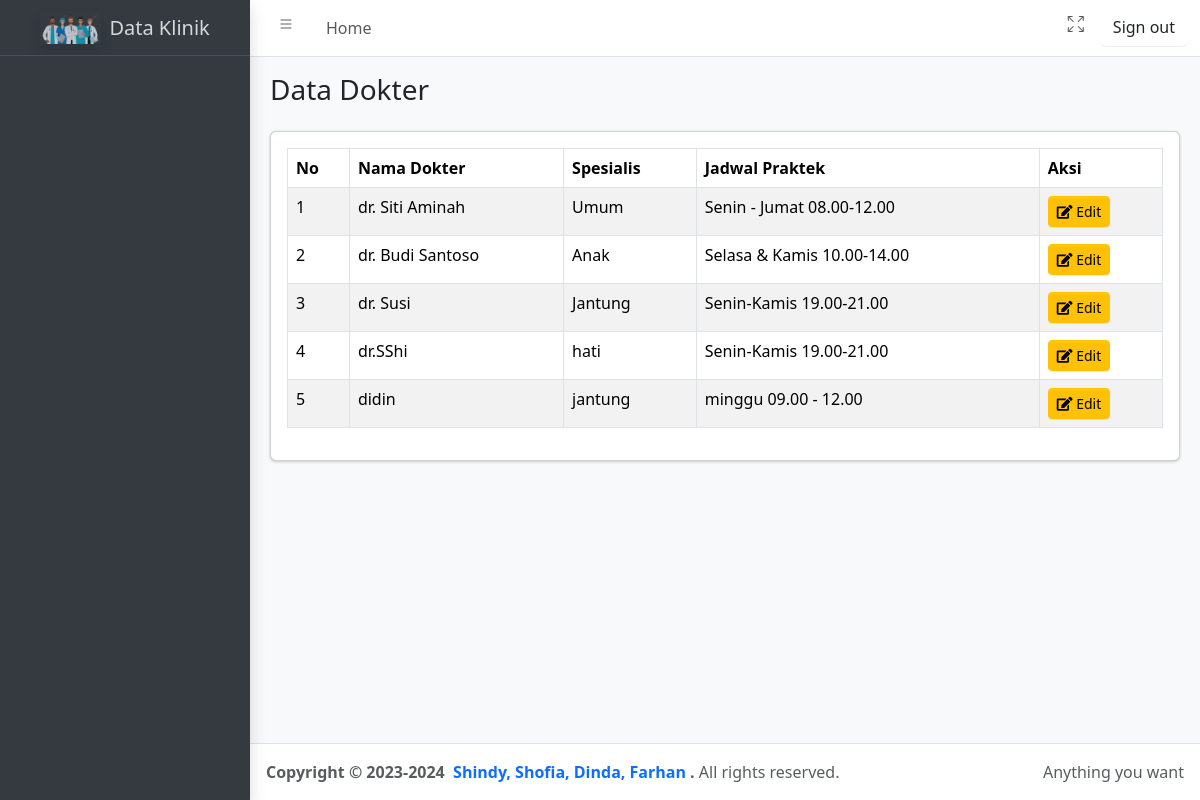
Page /index.php/dokter on the committed database.
### tables this page shows
CREATE TABLE `dokter` (
  `id_dokter` int(11) NOT NULL,
  `nama_dokter` varchar(100) NOT NULL,
  `spesialis` varchar(100) DEFAULT NULL,
  `jadwal_praktek` varchar(100) DEFAULT NULL
);

### application/controllers/dokter.php (called while the page is built, shortened)
<?php
class Dokter extends CI_Controller
{
    public function __construct()
    {
        $this->load->model('m_dokter');
        $this->load->library(['session', 'form_validation']);
        $this->load->helper(['url', 'form']);
    }
    private function _load_template($view, $data = [])
    {
        $this->load->view('templates/header', $data);
        $this->load->view('templates/sidebar', $data);
        $this->load->view($view, $data);
        $this->load->view('templates/footer');
    }
    public function index()
    {
        $data['title'] = 'Data Dokter';
        $data['datadokter'] = $this->m_dokter->tampil_data()->result();
        $this->_load_template('dokter/tampil', $data);
    }
}

### index.php (called while the page is built, shortened)
<?php
require_once BASEPATH.'core/CodeIgniter.php';

### application/models/m_dokter.php (called while the page is built, shortened)
<?php
class M_dokter extends CI_Model
{
    public function tampil_data()
    {
        return $this->db->get('dokter');
    }
}

### application/views/dokter/tampil.php (the view, shortened to what this page needs)
<main class="app-main">
  <div class="app-content-header pt-3">
    <div class="container-fluid">
      <div class="row mb-2">
        <div class="col-sm-6">
          <h3 class="mb-0">Data Dokter</h3>
        </div>
      </div>
    </div>
  </div>
  <div class="app-content">
    <div class="container-fluid">
      <div class="row">
        <div class="col-12">
          <div class="card">
            <div class="card-body">
              <div class="table-responsive">
                <table id="example1" class="table table-bordered table-striped">
                  <thead>
                    <tr>
                      <th>No</th>
                      <th>Nama Dokter</th>
                      <th>Spesialis</th>
                      <th>Jadwal Praktek</th>
                      <th>Aksi</th>
                    </tr>
                  </thead>
                  <tbody>
                    <?php if (!empty($datadokter)): ?>
                      <?php $no = 1; foreach ($datadokter as $dkt): ?>
                        <tr>
                          <td><?= $no++ ?></td>
                          <td><?= htmlspecialchars($dkt->nama_dokter) ?></td>
                          <td><?= htmlspecialchars($dkt->spesialis) ?></td>
                          <td><?= htmlspecialchars($dkt->jadwal_praktek) ?></td>
                          <td>
                            <a href="<?= base_url('dokter/edit/' . $dkt->id_dokter) ?>" class="btn btn-warning btn-sm">
                              <i class="fas fa-edit"></i> Edit
                            </a>
                          </td>
                        </tr>
                      <?php endforeach; ?>
                    <?php else: ?>
                      <tr>
                        <td colspan="5" class="text-center">Tidak ada data dokter.</td>
                      </tr>
                    <?php endif; ?>
                  </tbody>
                </table>
              </div>
            </div>
          </div>
        </div>
      </div>
    </div>
  </div>
</main>

### rows in the picture
dokter: nama_dokter "dr. Siti Aminah", spesialis "Umum", jadwal_praktek "Senin - Jumat 08.00-12.00"
dokter: nama_dokter "dr. Budi Santoso", spesialis "Anak", jadwal_praktek "Selasa & Kamis 10.00-14.00"
dokter: nama_dokter "dr. Susi", spesialis "Jantung", jadwal_praktek "Senin-Kamis 19.00-21.00"
dokter: nama_dokter "dr.SShi", spesialis "hati", jadwal_praktek "Senin-Kamis 19.00-21.00"
dokter: nama_dokter "didin", spesialis "jantung", jadwal_praktek "minggu 09.00 - 12.00"
